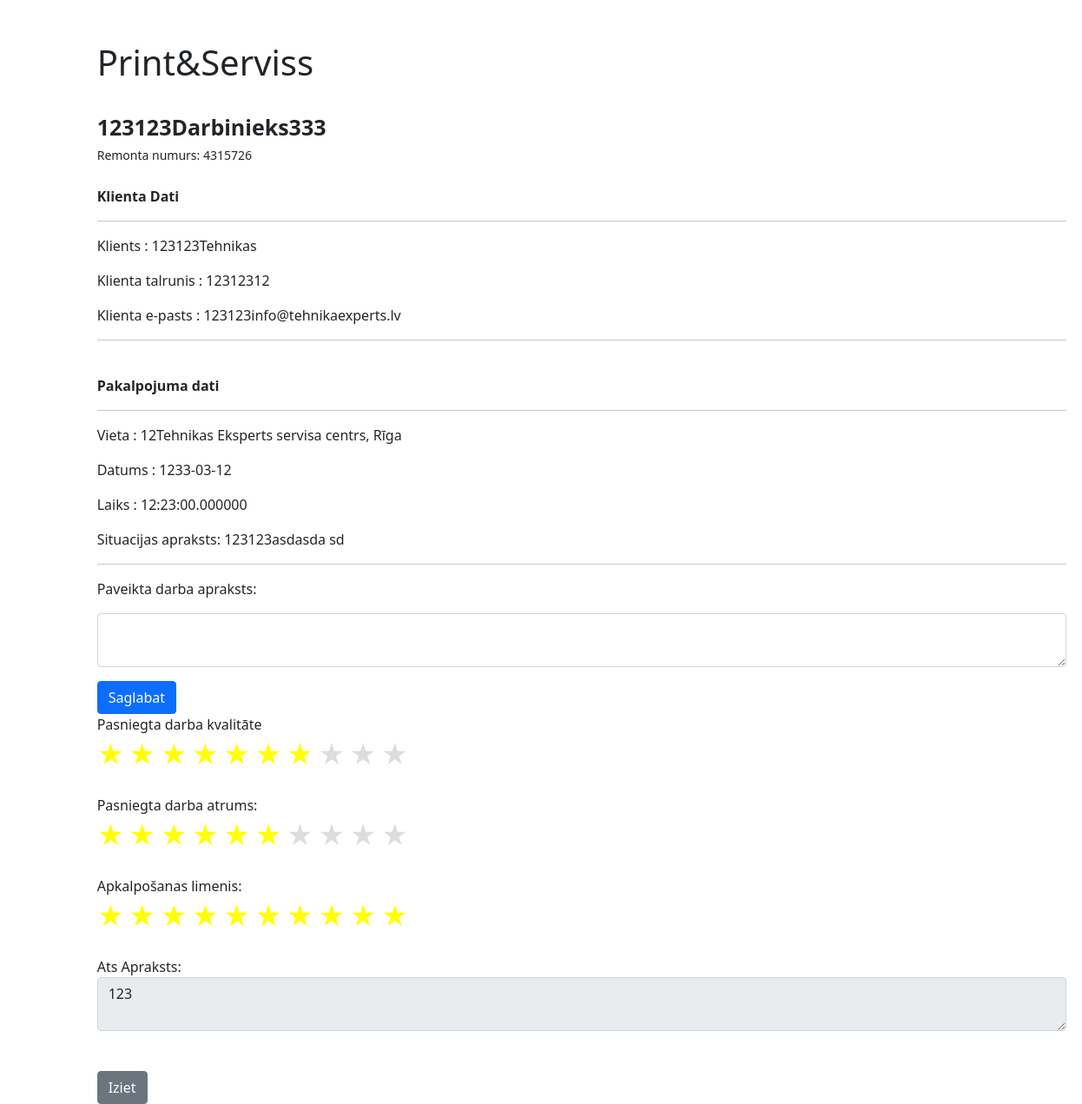
The page /service_employee_detail/8/ on the database its author committed.
### myapp/models.py (models this page shows, shortened)
class Pakalpojums(models.Model):
    pak_ID = models.AutoField(primary_key=True, unique=True)
    r_numurs = models.CharField(max_length=7, default=generate_unique_seven_digit_code)
    k_parole = models.CharField(max_length=4, default=generate_random_code)
    nosaukums = models.CharField(max_length=50)
    klients = models.CharField(max_length=50)
    k_talrunis = models.CharField(max_length=8)
    k_epasts = models.EmailField(max_length=50)
    datums = models.DateField()
    laiks = models.TimeField()
    vieta = models.CharField(max_length=40)
    sit_aprakts = models.TextField(max_length=300)
    darb_ID = models.ForeignKey(Darbinieki, on_delete=models.SET_NULL, null=True)
    status = models.BooleanField(null=True)
    darb_apraksts = models.TextField(max_length=300, default='0')
    darb_kval = models.SmallIntegerField(default='0')
    dar_atrums = models.SmallIntegerField(default='0')
    apkalposanas_lim = models.SmallIntegerField(default='0')
    ats_apraksts = models.TextField(max_length=150, default='0')

### myapp/views.py (the view)
# urls.py: path('service_employee_detail/<int:pk>/', service_employee_detail, name='service_employee_detail'),
def service_employee_detail(request, pk):
    pakalpojums = get_object_or_404(Pakalpojums, pak_ID=pk)
    return render(request, 'service_employee_detail.html', {'pakalpojums': pakalpojums})

### myapp/templates/service_employee_detail.html (shortened to what this page needs)
{% extends 'base.html' %}
{% block content %}
<h1>Print&Serviss </h1>
<br>
<strong style="font-size: 25px">{{ pakalpojums.nosaukums }}</strong>
<br><small>Remonta numurs: {{pakalpojums.r_numurs}} </small><br><br>
<strong>Klienta Dati</strong>
<div>
    <hr>
    <p>Klients : {{ pakalpojums.klients }}</p>
    <p>Klienta talrunis : {{ pakalpojums.k_talrunis}} </p>
    <p>Klienta e-pasts : {{ pakalpojums.k_epasts}}</p>
    <hr>
</div>
<br>
<strong>Pakalpojuma dati</strong>
<div>
    <hr>
    <p>Vieta : {{ pakalpojums.vieta }}</p>
    <p>Datums : {{ pakalpojums.datums|date:"Y-m-d" }} </p>
    <p>Laiks : {{ pakalpojums.laiks|date:"H:i:s.u" }}</p>
    <p>Situacijas apraksts: {{ pakalpojums.sit_aprakts }}</p>
    <hr>
</div>
{% if pakalpojums.darb_apraksts != '0' %}
<div class="card" style="border: none; margin-bottom: 0;">
    <div class="card-body" style="padding: 0;">
        <label for="ats_apraksts">Pasniegta darba apraksts</label><br>
        <textarea class="form-control" name="darb_apraksts" id="darb_apraksts" maxlength="150" readonly>{{ pakalpojums.darb_apraksts }}</textarea>
    </div>
</div>
{% else %}
<form method="POST" action="{% url 'save_darb_apraksts' pk=pakalpojums.pk %}">
    <div>
        <p class="card-text">Paveikta darba apraksts:</p>
        <textarea class="form-control" name="darb_apraksts" id="darb_apraksts" maxlength="300"></textarea>
    </div>
    <div class="btn-container mt-3" style="margin-top: 2%">
        <button type="submit" class="btn btn-primary">Saglabat</button>
    </div>
</form>
{% endif %}
{% if pakalpojums.apkalposanas_lim != 0 %}
<label for="darb_kval">Pasniegta darba kvalitāte</label>
<div id="darb_kval_rating" class="star-rating" data-rating="{{ pakalpojums.darb_kval }}"></div>
<br>
<label for="dar_atrums">Pasniegta darba atrums:</label>
<div id="dar_atrums_rating" class="star-rating" data-rating="{{ pakalpojums.dar_atrums }}"></div>
<br>
<label for="apkalposanas_lim">Apkalpošanas limenis:</label>
<div id="apkalposanas_lim_rating" class="star-rating" data-rating="{{ pakalpojums.apkalposanas_lim }}"></div>
<br>
<label for="ats_apraksts">Ats Apraksts:</label><br>
<textarea class="form-control" name="ats_apraksts" id="ats_apraksts" maxlength="150" readonly>{{ pakalpojums.ats_apraksts }}</textarea>
<br>
<div class="btn-container" style="margin-top: 2%">
    <a href="{% url 'service_employee' %}" class="btn btn-secondary">Iziet</a>
</div>
{% endif %}
{% endblock %}

### myapp/templates/service_employee_detail.html (style rules this page uses)
.star-rating { font-size: 30px; color: #ddd; cursor: pointer; }

### rows shown on the page
Pakalpojums: nosaukums "123123Darbinieks333", r_numurs "4315726", klients "123123Tehnikas", k_talrunis "12312312", k_epasts "123123info@tehnikaexperts.lv", vieta "12Tehnikas Eksperts servisa centrs, Rīga", datums "1233-03-12", laiks "12:23:00.000000", sit_aprakts "123123asdasda sd", ats_apraksts "123"
